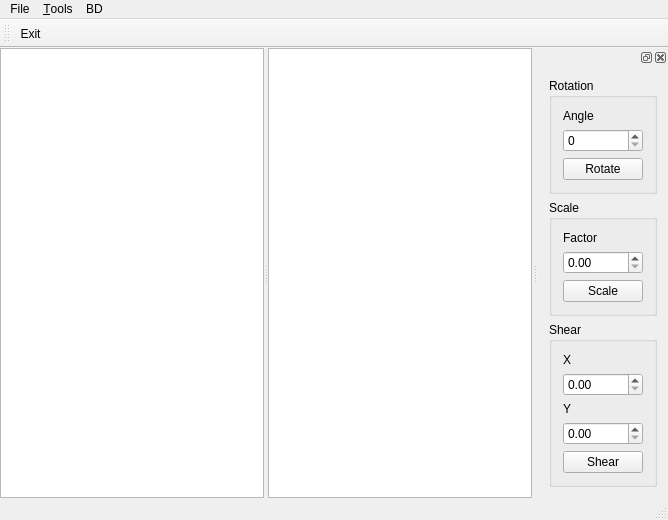
<?xml version="1.0" encoding="UTF-8"?>
<ui version="4.0">
 <class>MainWindow</class>
 <widget class="QMainWindow" name="MainWindow">
  <property name="geometry">
   <rect>
    <x>0</x>
    <y>0</y>
    <width>668</width>
    <height>520</height>
   </rect>
  </property>
  <property name="windowTitle">
   <string>GraphicsFramework</string>
  </property>
  <widget class="QWidget" name="centralWidget">
   <layout class="QHBoxLayout" name="horizontalLayout">
    <property name="leftMargin">
     <number>0</number>
    </property>
    <property name="topMargin">
     <number>0</number>
    </property>
    <property name="rightMargin">
     <number>0</number>
    </property>
    <property name="bottomMargin">
     <number>0</number>
    </property>
    <item>
     <widget class="QSplitter" name="splitter">
      <property name="orientation">
       <enum>Qt::Horizontal</enum>
      </property>
      <widget class="QGraphicsView" name="graphicsView"/>
      <widget class="QTableView" name="tableView">
       <property name="selectionMode">
        <enum>QAbstractItemView::SingleSelection</enum>
       </property>
      </widget>
     </widget>
    </item>
   </layout>
  </widget>
  <widget class="QMenuBar" name="menuBar">
   <property name="geometry">
    <rect>
     <x>0</x>
     <y>0</y>
     <width>668</width>
     <height>19</height>
    </rect>
   </property>
   <widget class="QMenu" name="menuFile">
    <property name="title">
     <string>File</string>
    </property>
    <addaction name="exitAct"/>
   </widget>
   <widget class="QMenu" name="menu_Tools">
    <property name="title">
     <string>&amp;Tools</string>
    </property>
    <addaction name="setColorAct"/>
    <addaction name="lineEditAct"/>
    <addaction name="separator"/>
    <addaction name="clearAct"/>
   </widget>
   <widget class="QMenu" name="menuBD">
    <property name="title">
     <string>BD</string>
    </property>
    <addaction name="createConnectionAct"/>
    <addaction name="createTableAct"/>
    <addaction name="writeToBdAct"/>
    <addaction name="readFromBdAct"/>
    <addaction name="queryModelAct"/>
    <addaction name="tableModelAct"/>
   </widget>
   <addaction name="menuFile"/>
   <addaction name="menu_Tools"/>
   <addaction name="menuBD"/>
  </widget>
  <widget class="QToolBar" name="mainToolBar">
   <attribute name="toolBarArea">
    <enum>TopToolBarArea</enum>
   </attribute>
   <attribute name="toolBarBreak">
    <bool>false</bool>
   </attribute>
   <addaction name="exitAct"/>
  </widget>
  <widget class="QStatusBar" name="statusBar"/>
  <widget class="QDockWidget" name="dockWidget">
   <attribute name="dockWidgetArea">
    <number>2</number>
   </attribute>
   <widget class="QWidget" name="dockWidgetContents">
    <layout class="QVBoxLayout" name="verticalLayout">
     <item>
      <widget class="QGroupBox" name="groupBox">
       <property name="title">
        <string>Rotation</string>
       </property>
       <layout class="QVBoxLayout" name="verticalLayout_2">
        <item>
         <widget class="QLabel" name="label">
          <property name="text">
           <string>Angle</string>
          </property>
         </widget>
        </item>
        <item>
         <widget class="QSpinBox" name="angleSpn"/>
        </item>
        <item>
         <widget class="QPushButton" name="rotateBtn">
          <property name="text">
           <string>Rotate</string>
          </property>
         </widget>
        </item>
       </layout>
      </widget>
     </item>
     <item>
      <widget class="QGroupBox" name="groupBox_2">
       <property name="title">
        <string>Scale</string>
       </property>
       <layout class="QVBoxLayout" name="verticalLayout_3">
        <item>
         <widget class="QLabel" name="label_2">
          <property name="text">
           <string>Factor</string>
          </property>
         </widget>
        </item>
        <item>
         <widget class="QDoubleSpinBox" name="scaleFactorSpn"/>
        </item>
        <item>
         <widget class="QPushButton" name="scaleBtn">
          <property name="text">
           <string>Scale</string>
          </property>
         </widget>
        </item>
       </layout>
      </widget>
     </item>
     <item>
      <widget class="QGroupBox" name="groupBox_3">
       <property name="title">
        <string>Shear</string>
       </property>
       <layout class="QVBoxLayout" name="verticalLayout_4">
        <item>
         <widget class="QLabel" name="label_3">
          <property name="text">
           <string>X</string>
          </property>
         </widget>
        </item>
        <item>
         <widget class="QDoubleSpinBox" name="shearXSpn"/>
        </item>
        <item>
         <widget class="QLabel" name="label_4">
          <property name="text">
           <string>Y</string>
          </property>
         </widget>
        </item>
        <item>
         <widget class="QDoubleSpinBox" name="shearYSpn"/>
        </item>
        <item>
         <widget class="QPushButton" name="shearBtn">
          <property name="text">
           <string>Shear</string>
          </property>
         </widget>
        </item>
       </layout>
      </widget>
     </item>
     <item>
      <spacer name="verticalSpacer">
       <property name="orientation">
        <enum>Qt::Vertical</enum>
       </property>
       <property name="sizeHint" stdset="0">
        <size>
         <width>20</width>
         <height>40</height>
        </size>
       </property>
      </spacer>
     </item>
    </layout>
   </widget>
  </widget>
  <action name="exitAct">
   <property name="icon">
    <iconset resource="images.qrc">
     <normaloff>:/Images/iconExit.ico</normaloff>:/Images/iconExit.ico</iconset>
   </property>
   <property name="text">
    <string>&amp;Exit</string>
   </property>
  </action>
  <action name="setColorAct">
   <property name="text">
    <string>Set &amp;color...</string>
   </property>
  </action>
  <action name="lineEditAct">
   <property name="text">
    <string>Line edit...</string>
   </property>
  </action>
  <action name="clearAct">
   <property name="text">
    <string>Clear</string>
   </property>
  </action>
  <action name="createConnectionAct">
   <property name="text">
    <string>Create connection</string>
   </property>
  </action>
  <action name="createTableAct">
   <property name="text">
    <string>Create table</string>
   </property>
  </action>
  <action name="writeToBdAct">
   <property name="text">
    <string>Write to BD</string>
   </property>
  </action>
  <action name="readFromBdAct">
   <property name="text">
    <string>Read from BD</string>
   </property>
  </action>
  <action name="queryModelAct">
   <property name="text">
    <string>Query model</string>
   </property>
  </action>
  <action name="tableModelAct">
   <property name="text">
    <string>Table model</string>
   </property>
  </action>
 </widget>
 <layoutdefault spacing="6" margin="11"/>
 <resources>
  <include location="images.qrc"/>
 </resources>
 <connections>
  <connection>
   <sender>exitAct</sender>
   <signal>triggered()</signal>
   <receiver>MainWindow</receiver>
   <slot>close()</slot>
   <hints>
    <hint type="sourcelabel">
     <x>-1</x>
     <y>-1</y>
    </hint>
    <hint type="destinationlabel">
     <x>199</x>
     <y>149</y>
    </hint>
   </hints>
  </connection>
 </connections>
</ui>
